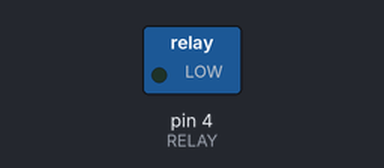
The sketch below on a simulated Arduino Uno, built with avr-gcc and run on an emulated ATmega328P. Parts: switched loads named in the sketch (green lamp = pin HIGH).

Above: at 1.7 s.
At 4.5 s:
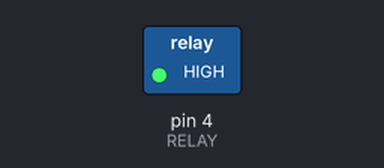
Timing chart, 0 to 8.1 s (numbered marks = the images above):
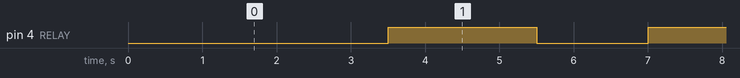

Measured:
- by itself, pin 4 (RELAY): alternates HIGH for 2.0 s and LOW for 1.5 s

The sketch:

Relay_Test.ino
```cpp
// Relay test to make sure that relay and light is wired up properly for reverse logic triggering


#define RELAY 4     // Relay pin

void setup() {
  // put your setup code here, to run once:
  pinMode(RELAY, HIGH);
}

void loop() {
  // put your main code here, to run repeatedly:

  delay(2000);
  digitalWrite(RELAY, LOW);
  delay(1500);
  digitalWrite(RELAY, HIGH);

}
```
